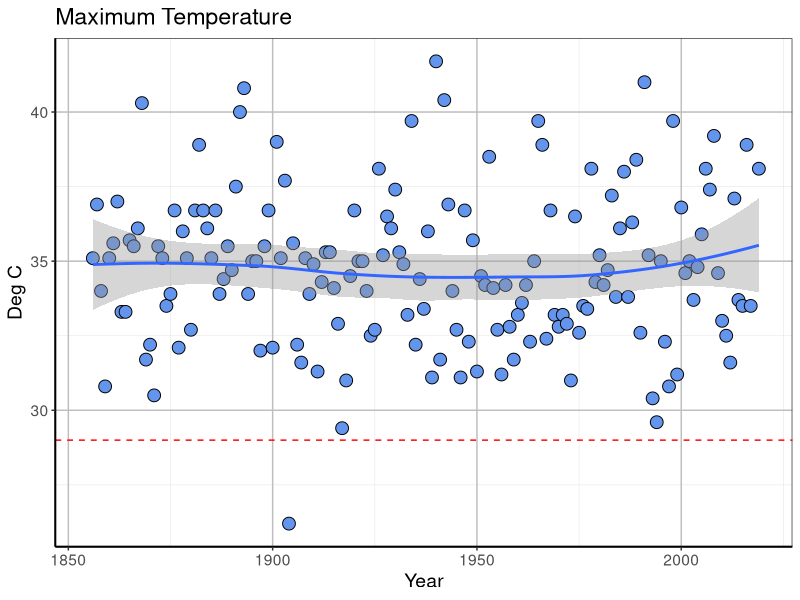

R code for this plot:

library(tidyverse)
library(reshape2)


#Extracts the maximum temperature for a month --------------------------------------

dataw <- read.csv("data/melbourne.csv", header = TRUE)

input <- dataw %>%
        filter(Month == 3) %>%
        group_by(Year) %>%
        summarise(Max_month = max(Max))


plot <- ggplot(input, aes(x=Year, y = Max_month)) +
        geom_point(size=4, shape=21, colour = "black", fill = "cornflowerblue") +
        geom_smooth(method=loess) +
        labs(title = "Maximum Temperature", y = "Deg C") +
        geom_hline(yintercept = 29, lty = 2, col ="red") +
        theme_bw() +
        theme(panel.grid.major = element_line(size = 0.5, color = "grey"), 
              axis.line = element_line(size = 0.7, color = "black"), text = element_text(size = 14))
plot


#ggsave("temp_september_max.png", device = NULL, width = 10, height = 5, dpi = 100)
